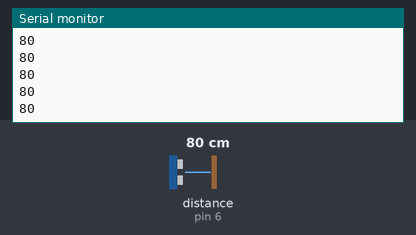
The sketch below on a simulated Arduino Uno, built with avr-gcc and run on an emulated ATmega328P. Parts: the last lines printed to the serial monitor. Inputs (shaded band) come from the test bench; at power-on: distance to the obstacle (sensor on pin 6) 80 cm. The echo pulse lasts 58.3 µs per cm.

Above: at 1.2 s.
1.3 s: distance to the obstacle (sensor on pin 6) set to 2 cm
At 2.0 s:
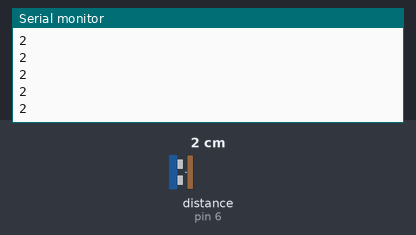
2.8 s: distance to the obstacle (sensor on pin 6) set to 4 cm
At 3.4 s:
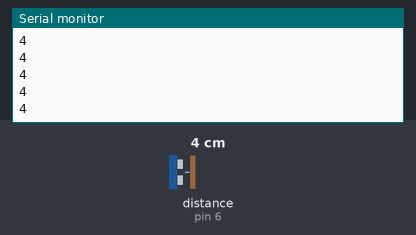
Timing chart, 0 to 5.8 s (numbered marks = the images above; inputs shaded):
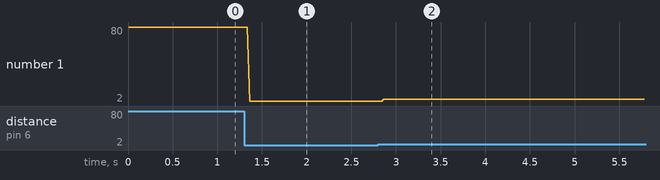

The sketch:

SRF05_ONE_SENSOR_FILTER.ino
```cpp
#include <HCSR04.h>
#include <MedianFilterLib2.h>
#include "Packetizer.h"

#define NR_OF_SAMPLES 32
#define TRIG_PIN      5
#define ECHO_PIN_1    6

HCSR04              hc(TRIG_PIN, ECHO_PIN_1); // first argument is trig pin, second is the echo
Packetizer          pack1(0);                 // arg: address of the sensor (0-127), use it to labeling sensors, 0 is the first, 1 is the second, and so...
MedianFilter2<int>  medianFilter(5);

int         values[NR_OF_SAMPLES] = { 0 };
byte        count  = 0;
int         prev = 0;
int         max_value = 0;
int         min_value = 0;

void setup() {
  Serial.begin(9600);
}

void loop() {
  int rawMeasure = hc.dist();
  int median = medianFilter.AddValue(rawMeasure);
  if (median < 300)
    Serial.println(median);

  delay(25);

}
```

Packetizer.cpp
```cpp
#include "Packetizer.h"

Packetizer::Packetizer(byte addr)
{
  this->message[0] = 128;
  this->message[1] = 128;
  this->message[2] = _addr;
  this->SIZE = 3;
}

byte *Packetizer::packetize(int value)
{
  this->message[0] = ((value & 16256) >> 7) + 128;
  this->message[1] = (value & 127) + 128;
  return this->message;
}
```

Packetizer.h
```cpp
#ifndef Packetizer_h
#define Packetizer_h

#include <Arduino.h>

class Packetizer
{
public:
  Packetizer(byte addr);
  byte *packetize(int value);
  byte SIZE;

private:
  byte _addr;
  byte message[3];
};

#endif Packetizer_h
```

Measured:
- after the input at 1.3 s, the serial monitor: prints a new line after 0.06 s (image 1)
- after the input at 2.8 s, the serial monitor: prints a new line after 0.06 s (image 2)
- plotted number 1: 80 → 2 after the input at 1.3 s, 2 → 4 after the input at 2.8 s
